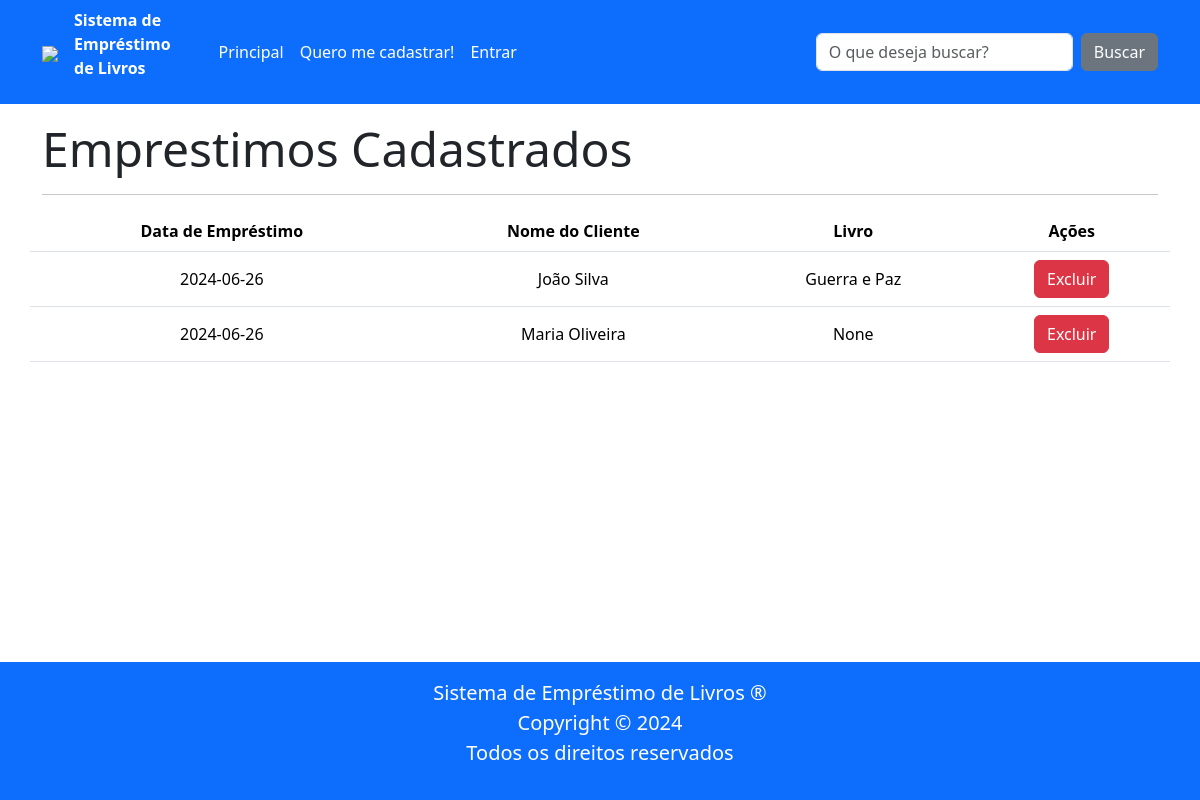
The app's page /emprestimos, older data.
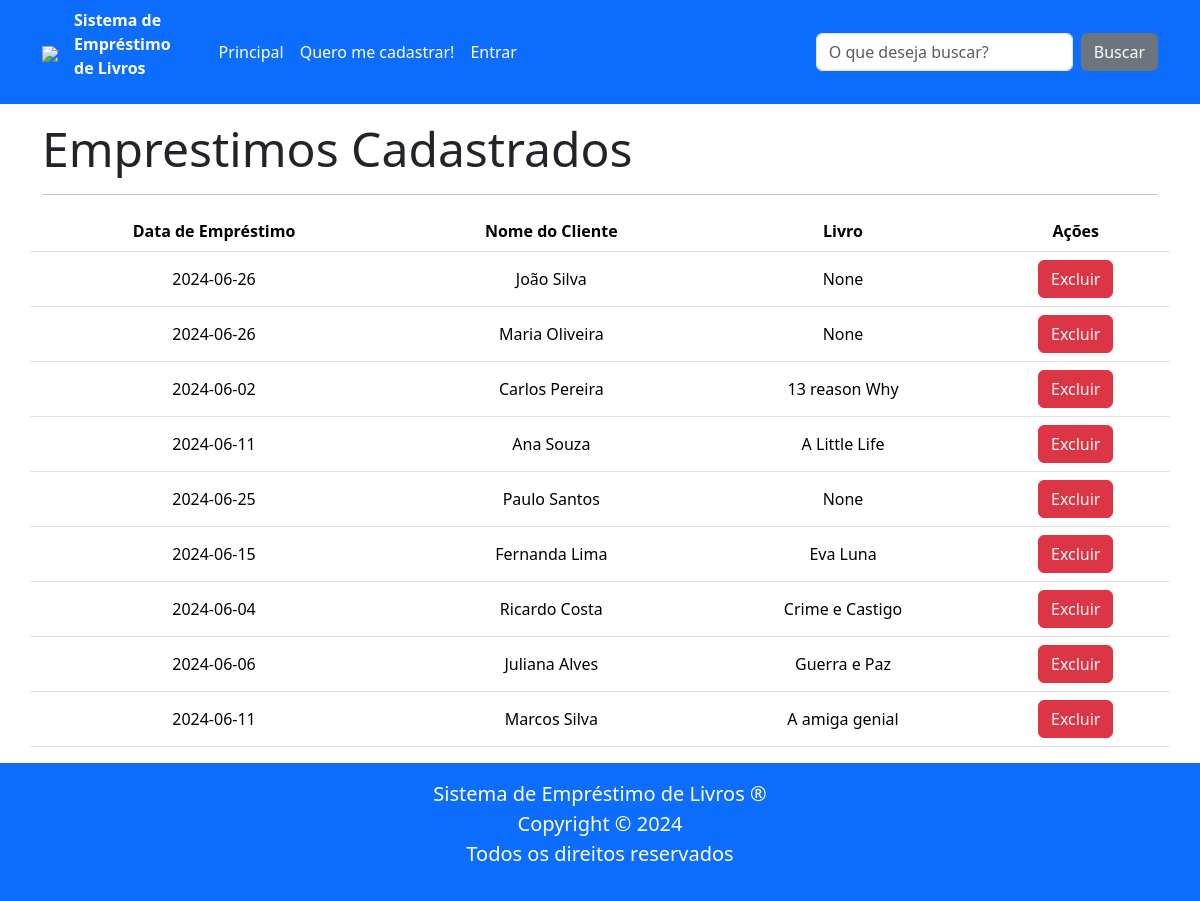
The same page, newer data.
### tables this page shows
CREATE TABLE emprestimo (
    id INTEGER PRIMARY KEY AUTOINCREMENT,
    cliente_id INTEGER NOT NULL,
    data_emprestimo DATE NOT NULL,
    FOREIGN KEY (cliente_id) REFERENCES cliente (id)
);

CREATE TABLE cliente (
        id INTEGER PRIMARY KEY AUTOINCREMENT,
        nome TEXT NOT NULL,
        cpf TEXT NOT NULL UNIQUE,
        data_nascimento DATE NOT NULL,
        endereco TEXT NOT NULL,
        telefone TEXT NOT NULL UNIQUE,
        email TEXT NOT NULL UNIQUE,
        senha TEXT NOT NULL,
        admin INTEGER NOT NULL DEFAULT 0,
        token TEXT);

CREATE TABLE livro (
        id INTEGER PRIMARY KEY AUTOINCREMENT,
        nome TEXT NOT NULL,
        autor TEXT NOT NULL,
        descricao TEXT NOT NULL,
        isbn TEXT NOT NULL,
        emprestado BOOLEAN NOT NULL

        );

### routes/main_routes.py (the view)
@router.get("/emprestimos")
async def get_emprestimos(request: Request):
    lista_emprestimos = EmprestimoRepo.obter_todos()
    lista_livros = LivroRepo.obter_todos()
    lista_clientes = ClienteRepo.obter_todos()
    lista_emprestimos_livro = EmprestimoLivroRepo.obter_todos()
    lista_final = []
    for emprestimo in lista_emprestimos:
        nome = None
        livro_selecionado = None
        for cliente in lista_clientes:
            if emprestimo.id == cliente.id:
                nome = cliente.nome
        for elivro in lista_emprestimos_livro:
            if emprestimo.id == elivro.id:
                for livro in lista_livros:
                    if livro.id == elivro.emprestimo_id:
                        livro_selecionado = livro.nome
        lista_final.append([emprestimo.data_emprestimo,nome,livro_selecionado, emprestimo.id])
    print(lista_final)
    return templates.TemplateResponse(
        "emprestimos.html",
        {"request": request,
        "lista_final":lista_final
        },
    )

### templates/emprestimos.html (shortened to what this page needs)
{% extends "base.html" %}
{% block conteudo %}
<h1 class="display-5"><b>Emprestimos Cadastrados</b></h1>
<hr>
<form class="row json-form" action="/cadastrar_emprestimo" method="post">
    <table class="table">
        <thead>
            <tr>
                <th>Data de Empréstimo</th>
                <th>Nome do Cliente</th>
                <th>Livro</th>
                <th>Ações</th>
            </tr>
        </thead>
        <tbody>
            {% for emprestimo in lista_final %}
            <tr>
                <td>{{emprestimo[0]}}</td>
                <td>{{emprestimo[1]}}</td>
                <td>{{emprestimo[2]}}</td>
                <td>
                    <button type="submit" formaction="/excluir_emprestimo/{{ emprestimo[4] }}" class="btn btn-danger">Excluir</button>
                </td>
            </tr>
            {% endfor %}
        </tbody>
    </table>
</form>
{% endblock %}

Row changes from the older to the newer data that the page shows:
added emprestimo: data_emprestimo "2024-06-02"
now on this page (row unchanged): cliente: nome "Carlos Pereira"
now on this page (row edited): livro: nome "13 reason Why"
added emprestimo: data_emprestimo "2024-06-11"
now on this page (row unchanged): cliente: nome "Ana Souza"
now on this page (row edited): livro: nome "A Little Life"
added emprestimo: data_emprestimo "2024-06-25"
now on this page (row unchanged): cliente: nome "Paulo Santos"
added emprestimo: data_emprestimo "2024-06-15"
now on this page (row unchanged): cliente: nome "Fernanda Lima"
now on this page (row edited): livro: nome "Eva Luna"
added emprestimo: data_emprestimo "2024-06-04"
now on this page (row unchanged): cliente: nome "Ricardo Costa"
now on this page (row edited): livro: nome "Crime e Castigo"
added emprestimo: data_emprestimo "2024-06-06"
now on this page (row unchanged): cliente: nome "Juliana Alves"
added emprestimo: data_emprestimo "2024-06-11"
now on this page (row unchanged): cliente: nome "Marcos Silva"
now on this page (row edited): livro: nome "A amiga genial"
Text that changed along with them:
new list line: "2024-06-26"
new list line: "João Silva"
new list line: "None Excluir"
new list line: "Excluir"
new list line: "Guerra e Paz"
list line gone: "2024-06-26"
list line gone: "João Silva"
list line gone: "Guerra e Paz"
list line gone: "Excluir"
